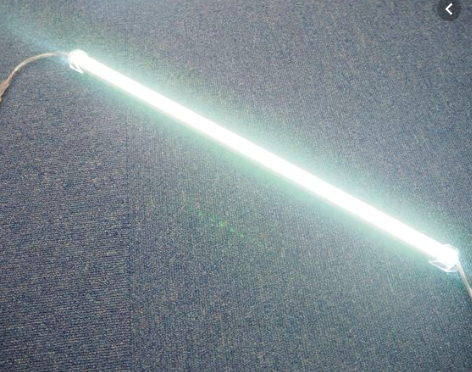
#> input picture graduation_research/raspi/opencv/pictures/led.png, 472 x 372 px, found by its file name
$ python binarization.py
#> lines starting #> are read from the running program, lines starting #| are printed output that depends on the picture; after the words box and inside, x2 and y2 are one past the last pixel; in counts of white or black regions, pixels touching at a corner belong together
import cv2
import numpy as np


if __name__ == '__main__':

    temp_image_path = './led.png'
    gray_temp_src = cv2.imread(temp_image_path, cv2.IMREAD_GRAYSCALE)
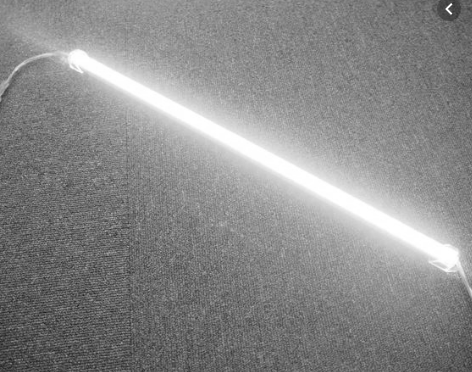
#> gray_temp_src: shape (372, 472); min 28, max 255, mean 137.6
    ret,img_thresh = cv2.threshold(gray_temp_src, 250, 255, cv2.THRESH_BINARY)
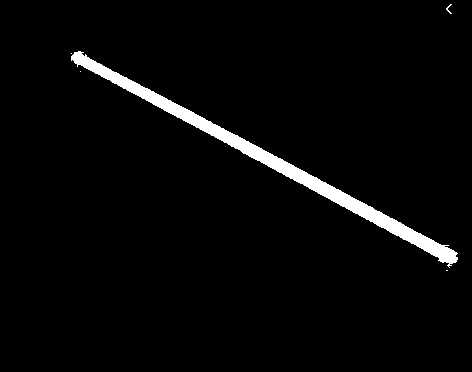
#> img_thresh: shape (372, 472); 3.1% white; 5 white regions (3 under 20 px), largest, box (x1, y1, x2, y2) and area: (71, 51, 458, 268) 5383, (446, 4, 452, 14) 20
    height,width = img_thresh.shape[:2]
#> height = 372; width = 472
    #img_thresh = cv2.resize(img_thresh, dsize=None, fx=0.8, fy=0.8)
    #cv2.imshow("img_thresh", img_thresh)
    cv2.imwrite("binari_led.png", img_thresh)
    #cv2.waitKey()
    #cv2.destroyAllWindows()
